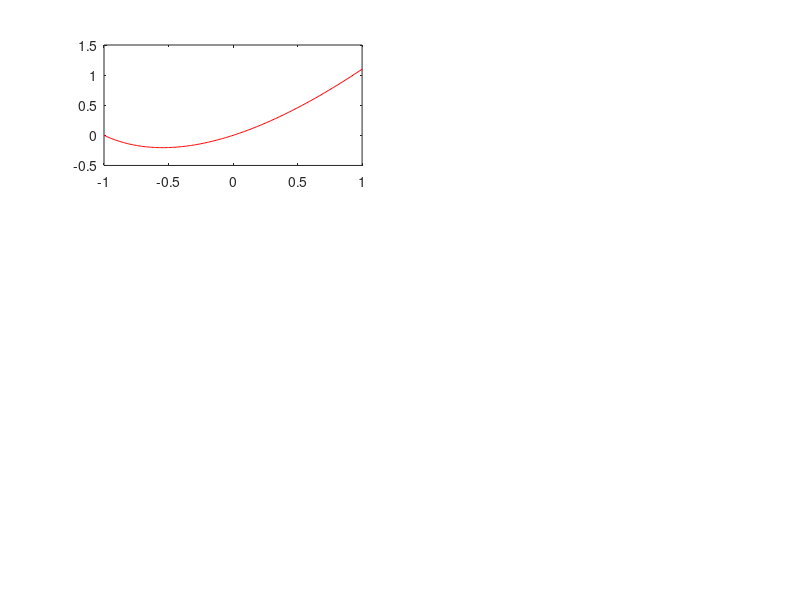

Write MATLAB code to recreate this figure. (Note: this script raises an error after producing the figure.)
function interpolation(varargin)
%We search interpolational polinomial in the form of Lagrange
clc;
close all;
format long;
leftEnd=-1;
rightEnd=1;
disp ('function:x*log(x+2)');
chooseFuncForInterpolation(@firstTaskFunc,leftEnd,rightEnd);
figure
disp ('function:|x|*x*log(x+2)');
chooseFuncForInterpolation(@secondTaskFunc,leftEnd,rightEnd);
end
function resultPolinomial=doInterpolation(pointFlag,funcFlag,leftEnd,rightEnd,lastNum)
syms x;
syms resultPolinomial(x);
resultPolinomial=0;
syms nodePolinomial(x); %omega(n+1)
nodePolinomial=1;
syms divider(x);
for omegaCounter=0:lastNum
    nodePolinomial=nodePolinomial*(x-pointFlag(leftEnd,rightEnd,lastNum,omegaCounter));
end
nodePolinomialDerivative=diff(nodePolinomial,x);
for interpolationCounter=0:lastNum
    tmp=nodePolinomialDerivative;
    point = pointFlag(leftEnd,rightEnd,lastNum,interpolationCounter);
    a=x;
    x=point;
    tmp=eval(tmp);
    x=a;
    divider=x-point;
    resultPolinomial=resultPolinomial+(funcFlag(point)./tmp)*(nodePolinomial/divider);
end
%pretty(resultPolinomial)
pretty(expand(vpa(resultPolinomial)))
end
function chooseFuncForInterpolation(funcFlag,leftEnd,rightEnd)
x=leftEnd:0.01:rightEnd;
for lastNum=2:7 % number of last node(point) , if lastNum=3 we have 4 points: x0,x1,x2,x3
    subplot((7-2+1)/2,2,lastNum-1);
    disp('number of Nodes:');
    disp( lastNum );
    plot(x,funcFlag(x),'r');
    hold on;
    disp('Polinomial with equidistant nodes: ');
    equidistantPoly=doInterpolation(@equidistantPoint,funcFlag,leftEnd,rightEnd,lastNum);
    plot(x,eval(equidistantPoly),'b');
    disp('Polinomial with optimal nodes: ');
    optimalPoly=doInterpolation(@optimalPoint,funcFlag,leftEnd,rightEnd,lastNum);
    plot(x,eval(optimalPoly),'K');
    legend('function','equidistantPoly','optimalPoly','Location','SouthEast');
end
end
function funcValue = firstTaskFunc(x)
funcValue=x.*log(x+2);
end
function funcValue=secondTaskFunc(x)
funcValue=abs(x).*firstTaskFunc(x);
end
function newX = equidistantPoint(leftEnd,rightEnd,lastNum,num)
% leftEnd=a=-1
% rightEnd=b=1
newX=leftEnd+num*(rightEnd-leftEnd)/lastNum;
end
function newX = optimalPoint(leftEnd,rightEnd,lastNum,num)
newX=((rightEnd-leftEnd)*cos((2*num+1)/(2*(lastNum+1))*pi)+rightEnd+leftEnd)/2;
end
